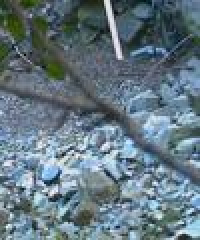
#> input picture Thumbnails/PRY/HD0113.JPG, 100 x 120 px (shown 2 times larger); its folder holds 4 pictures in this run
$ jupyter execute Download_Thumbnails.ipynb
#> lines starting #> are read from the running program, lines starting #| are printed output that depends on the picture
[cell 1]
from glob import glob
from PIL import Image

[cell 2]
#read in paths of cropped photos
PRY_paths = glob('/Volumes/CW3E_data/CW3E_Streamflow_Archive/All_RR_Field_Cam_Photos/PRY_cropped/*') #get all the path names of the cropped PRY photos
print(PRY_paths)
print(len(PRY_paths))

[cell 3]
#create thumbnails and save them
save_path = '/Users/cloudy-guest/Desktop/RR/Photos/Thumb_PRY/'
MAX_SIZE = (75,90)
for i in PRY_paths[150:200]:
    str_split = i.split('/') #split path name so can get file name
    last_name = str_split[-1] #find file name
    img = Image.open(i)
    print(i)
    img.show()
    img.thumbnail(MAX_SIZE)
    img.save(save_path+last_name)

[cell 4]
#read in paths of all PRY photos
PRY_paths = glob('/Volumes/CW3E_data/CW3E_Streamflow_Archive/All_RR_Field_Cam_Photos/PRY/*') #get all the path names of the cropped PRY photos
print(PRY_paths)
print(len(PRY_paths))

[cell 5]
for i in PRY_paths[150:160]:
    str_split = i.split('/') #split path name so can get file name
    last_name = str_split[-1] #find file name
    img = Image.open(i)
    img.thumbnail((75, 90))
    img.save(save_path+last_name)
    img.show()

[cell 6]
#create thumbnails and save them
save_path = '/Users/cloudy-guest/Desktop/RR/Photos/Thumb_PRY/'
MAX_SIZE = (204.8,115.2)
for i in PRY_paths[0:5]:
    str_split = i.split('/') #split path name so can get file name
    last_name = str_split[-1] #find file name
    img = Image.open(i)
#> img is the input picture: PIL image 100x120 RGB; mean R, G, B 99.7, 118.8, 129.3
    print(i)
    print(img.size)
#| (100, 120)
    img.show()
    img.thumbnail(MAX_SIZE)
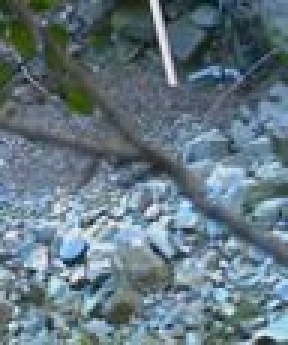
#> img: PIL image 96x115 RGB (shown 3 times larger); mean R, G, B 99.7, 118.8, 129.3
    img.show()
#> pass 2 of the loop `for i in PRY_paths[0:5]:`:
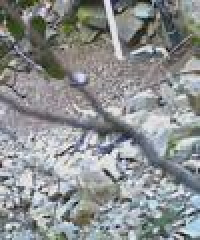
#> input picture Thumbnails/PRY/HD0156.JPG, 100 x 120 px (shown 2 times larger)
#> img is the input picture: PIL image 100x120 RGB; mean R, G, B 140.1, 143.5, 143.9
#| (100, 120)
#> `img.thumbnail(MAX_SIZE)`:
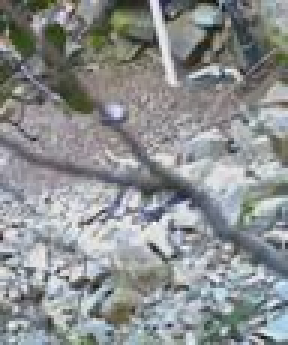
#> img: PIL image 96x115 RGB (shown 3 times larger); mean R, G, B 140.1, 143.5, 143.9
#> pass 3 of the loop `for i in PRY_paths[0:5]:`:
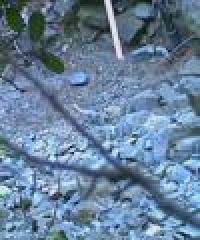
#> input picture Thumbnails/PRY/HD0444.JPG, 100 x 120 px (shown 2 times larger)
#> img is the input picture: PIL image 100x120 RGB; mean R, G, B 103.1, 128.6, 154.4
#| (100, 120)
#> `img.thumbnail(MAX_SIZE)`:
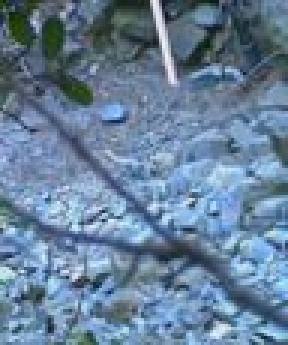
#> img: PIL image 96x115 RGB (shown 3 times larger); mean R, G, B 103.1, 128.6, 154.4
#> the loop made 4 passes; the first 3 are shown
    #img.save(save_path+last_name)
